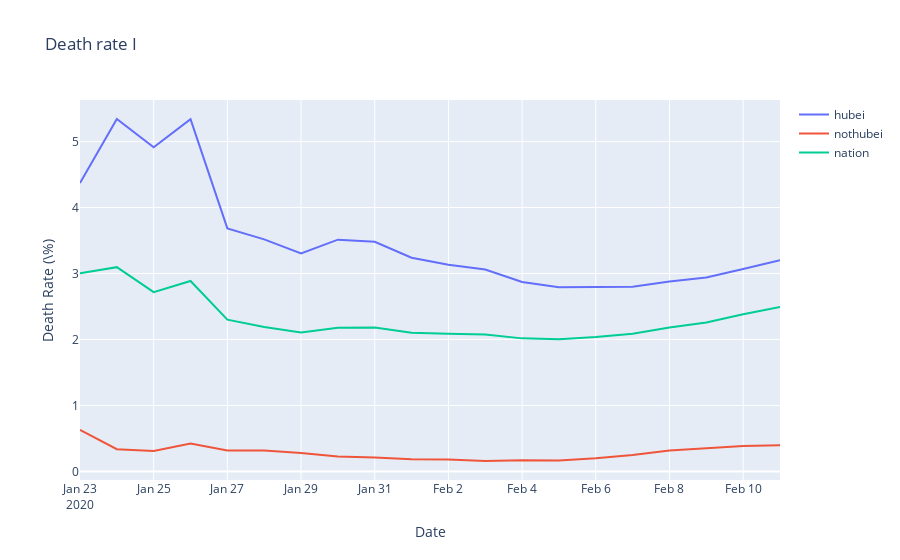

The cell this chart's notebook holds for it:
### Code cell
fig = go.Figure()
fig.add_trace(go.Scatter(x=result_n.date, y=result_n.deadCount_hubei / result_n.confirmedCount_hubei * 100,
                    mode='lines',
                    name='hubei'))
fig.add_trace(go.Scatter(x=result_n.date, y=result_n.deadCount_nothubei / result_n.confirmedCount_nothubei * 100,
                    mode='lines',
                    name='nothubei'))
fig.add_trace(go.Scatter(x=result_n.date, y=result_n.deadCount_nation / result_n.confirmedCount_nation * 100,
                    mode='lines',
                    name='nation'))
fig.update_layout(title="Death rate I", xaxis_title="Date", yaxis_title="Death Rate (\%)")
fig.show()

### Figure 1 — Plotly figure (JSON) as saved in the notebook; plotly's stock layout.template omitted (floating-point values rounded to 4 significant figures)
{"data": [{"mode": "lines", "name": "hubei", "type": "scatter", "x": ["2020-01-23T00:00:00", "2020-01-24T00:00:00", "2020-01-25T00:00:00", "2020-01-26T00:00:00", "2020-01-27T00:00:00", "2020-01-28T00:00:00", "2020-01-29T00:00:00", "2020-01-30T00:00:00", "2020-01-31T00:00:00", "2020-02-01T00:00:00", "2020-02-02T00:00:00", "2020-02-03T00:00:00", "2020-02-04T00:00:00", "2020-02-05T00:00:00", "2020-02-06T00:00:00", "2020-02-07T00:00:00", "2020-02-08T00:00:00", "2020-02-09T00:00:00", "2020-02-10T00:00:00", "2020-02-11T00:00:00"], "y": [4.372, 5.342, 4.915, 5.341, 3.685, 3.517, 3.304, 3.514, 3.481, 3.24, 3.131, 3.062, 2.872, 2.792, 2.795, 2.801, 2.878, 2.939, 3.07, 3.201]}, {"mode": "lines", "name": "nothubei", "type": "scatter", "x": ["2020-01-23T00:00:00", "2020-01-24T00:00:00", "2020-01-25T00:00:00", "2020-01-26T00:00:00", "2020-01-27T00:00:00", "2020-01-28T00:00:00", "2020-01-29T00:00:00", "2020-01-30T00:00:00", "2020-01-31T00:00:00", "2020-02-01T00:00:00", "2020-02-02T00:00:00", "2020-02-03T00:00:00", "2020-02-04T00:00:00", "2020-02-05T00:00:00", "2020-02-06T00:00:00", "2020-02-07T00:00:00", "2020-02-08T00:00:00", "2020-02-09T00:00:00", "2020-02-10T00:00:00", "2020-02-11T00:00:00"], "y": [0.6309, 0.3367, 0.3106, 0.4234, 0.3166, 0.3177, 0.2794, 0.2262, 0.2119, 0.1857, 0.1794, 0.1578, 0.1685, 0.1662, 0.1977, 0.2482, 0.3158, 0.3501, 0.3838, 0.3982]}, {"mode": "lines", "name": "nation", "type": "scatter", "x": ["2020-01-23T00:00:00", "2020-01-24T00:00:00", "2020-01-25T00:00:00", "2020-01-26T00:00:00", "2020-01-27T00:00:00", "2020-01-28T00:00:00", "2020-01-29T00:00:00", "2020-01-30T00:00:00", "2020-01-31T00:00:00", "2020-02-01T00:00:00", "2020-02-02T00:00:00", "2020-02-03T00:00:00", "2020-02-04T00:00:00", "2020-02-05T00:00:00", "2020-02-06T00:00:00", "2020-02-07T00:00:00", "2020-02-08T00:00:00", "2020-02-09T00:00:00", "2020-02-10T00:00:00", "2020-02-11T00:00:00"], "y": [3.002, 3.097, 2.717, 2.887, 2.3, 2.19, 2.105, 2.177, 2.182, 2.102, 2.085, 2.074, 2.017, 2.004, 2.037, 2.088, 2.181, 2.259, 2.381, 2.492]}], "layout": {"title": {"text": "Death rate I"}, "xaxis": {"title": {"text": "Date"}}, "yaxis": {"title": {"text": "Death Rate (\\%)"}}}}
